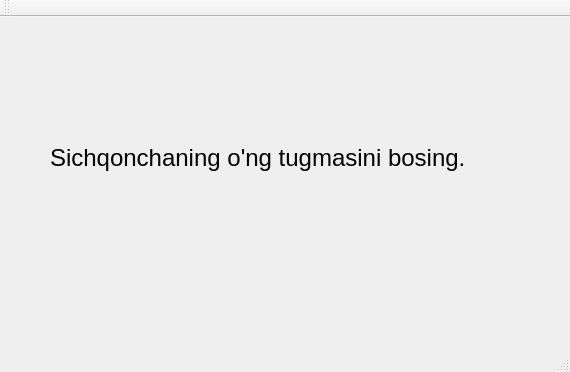
<?xml version="1.0" encoding="UTF-8"?>
<ui version="4.0">
 <class>MainWindow</class>
 <widget class="QMainWindow" name="MainWindow">
  <property name="geometry">
   <rect>
    <x>0</x>
    <y>0</y>
    <width>570</width>
    <height>372</height>
   </rect>
  </property>
  <property name="windowTitle">
   <string>MainWindow</string>
  </property>
  <property name="styleSheet">
   <string notr="true"/>
  </property>
  <widget class="QWidget" name="centralWidget">
   <property name="styleSheet">
    <string notr="true"/>
   </property>
   <widget class="QLabel" name="label">
    <property name="geometry">
     <rect>
      <x>50</x>
      <y>110</y>
      <width>441</width>
      <height>61</height>
     </rect>
    </property>
    <property name="styleSheet">
     <string notr="true">font-size:24px;</string>
    </property>
    <property name="text">
     <string>Sichqonchaning o'ng tugmasini bosing.</string>
    </property>
   </widget>
  </widget>
  <widget class="QMenuBar" name="menuBar">
   <property name="geometry">
    <rect>
     <x>0</x>
     <y>0</y>
     <width>570</width>
     <height>26</height>
    </rect>
   </property>
  </widget>
  <widget class="QToolBar" name="mainToolBar">
   <attribute name="toolBarArea">
    <enum>TopToolBarArea</enum>
   </attribute>
   <attribute name="toolBarBreak">
    <bool>false</bool>
   </attribute>
  </widget>
  <widget class="QStatusBar" name="statusBar"/>
 </widget>
 <layoutdefault spacing="6" margin="11"/>
 <resources/>
 <connections/>
</ui>
